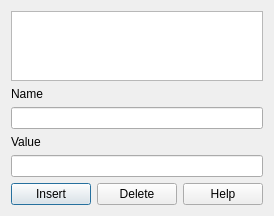
              <widget class="QWidget" name="sesvariablesm3">
               <property name="geometry">
                <rect>
                 <x>0</x>
                 <y>0</y>
                 <width>257</width>
                 <height>211</height>
                </rect>
               </property>
               <attribute name="label">
                <string>SES Variables</string>
               </attribute>
               <layout class="QVBoxLayout" name="verticalLayoutm46">
                <item>
                 <widget class="QTableView" name="tvsesvariableviewm3">
                  <property name="dragDropOverwriteMode">
                   <bool>false</bool>
                  </property>
                  <property name="alternatingRowColors">
                   <bool>true</bool>
                  </property>
                  <property name="selectionMode">
                   <enum>QAbstractItemView::MultiSelection</enum>
                  </property>
                  <property name="selectionBehavior">
                   <enum>QAbstractItemView::SelectRows</enum>
                  </property>
                  <property name="sortingEnabled">
                   <bool>true</bool>
                  </property>
                 </widget>
                </item>
                <item>
                 <widget class="QLabel" name="lsesvariablenamem3">
                  <property name="text">
                   <string>Name</string>
                  </property>
                 </widget>
                </item>
                <item>
                 <widget class="QLineEdit" name="lesesvariablenamem3"/>
                </item>
                <item>
                 <widget class="QLabel" name="lsesvariablevaluem3">
                  <property name="text">
                   <string>Value</string>
                  </property>
                 </widget>
                </item>
                <item>
                 <widget class="QLineEdit" name="lesesvariablevaluem3"/>
                </item>
                <item>
                 <layout class="QHBoxLayout" name="sesvariableshm3">
                  <item>
                   <widget class="QPushButton" name="bsesvariableinsertm3">
                    <property name="text">
                     <string>Insert</string>
                    </property>
                    <property name="icon">
                     <iconset resource="icons.qrc">
                      <normaloff>:/icons/ieditadd.png</normaloff>:/icons/ieditadd.png</iconset>
                    </property>
                    <property name="default">
                     <bool>true</bool>
                    </property>
                   </widget>
                  </item>
                  <item>
                   <widget class="QPushButton" name="bsesvariabledeletem3">
                    <property name="text">
                     <string>Delete</string>
                    </property>
                    <property name="icon">
                     <iconset resource="icons.qrc">
                      <normaloff>:/icons/ieditdelete.png</normaloff>:/icons/ieditdelete.png</iconset>
                    </property>
                   </widget>
                  </item>
                  <item>
                   <widget class="QPushButton" name="bsesvariablehelpm3">
                    <property name="text">
                     <string>Help</string>
                    </property>
                    <property name="icon">
                     <iconset resource="icons.qrc">
                      <normaloff>:/icons/ihelp.png</normaloff>:/icons/ihelp.png</iconset>
                    </property>
                   </widget>
                  </item>
                 </layout>
                </item>
               </layout>
              </widget>
